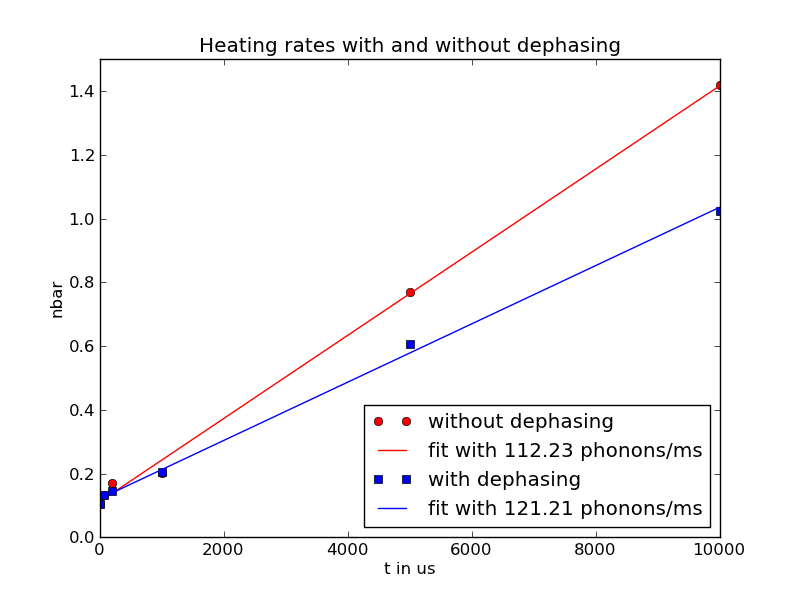

This chart was generated by the following Python code:
import labrad
import matplotlib
matplotlib.use('Qt4Agg')
from matplotlib import pyplot, pylab
import numpy as np
from scipy import optimize
from labrad import units as U

class Parameter:
    def __init__(self, value):
            self.value = value

    def set(self, value):
            self.value = value

    def __call__(self):
            return self.value
        
def fit(function, parameters, y, x = None):
    def f(params):
        i = 0
        for p in parameters:
            p.set(params[i])
            i += 1
        return y - function(x)

    if x is None: x = np.arange(y.shape[0])
    p = [param() for param in parameters]
    return optimize.leastsq(f, p)

waiting_times = [0,60,200,1000,5000,10000]
nbar_without_dephasing = [0.104341219659,0.132849600291,0.169919673967,0.200537464564,0.76912820992,1.41854604183]
nbar_with_dephasing = [0.104341219659,0.132857576981,0.144248929096,0.203999231286,0.606425354475,1.0227408143]

waiting_times = np.array(waiting_times)
nbar_without_dephasing = np.array(nbar_without_dephasing)
nbar_with_dephasing = np.array(nbar_with_dephasing)

a = Parameter(100.0)
b = Parameter(0.0)

def f(x):
    return a() * x + b() 

print 'Fitting...'
p,success = fit(f, [a,b], y = nbar_without_dephasing, x = waiting_times)
print 'Fitting DONE.'
print 1000*b(),' phonons/us' 

pyplot.plot(waiting_times,nbar_without_dephasing, 'ro',label='without dephasing')
pyplot.plot(waiting_times,f(waiting_times), 'r-',label='fit with {:.2f} phonons/ms'.format(1000*b()))
pyplot.xlim((0,10000))
pyplot.ylim((0,1.5))

print 'Fitting...'
p,success = fit(f, [a,b], y = nbar_with_dephasing, x = waiting_times)
print 'Fitting DONE.'
print 1000*b(),' phonons/ms' 

pyplot.plot(waiting_times,nbar_with_dephasing, 'bs',label='with dephasing')
pyplot.plot(waiting_times,f(waiting_times), 'b-',label='fit with {:.2f} phonons/ms'.format(1000*b()))
pyplot.xlabel('t in us')
pyplot.ylim((0,1.5))
pyplot.ylabel('nbar')
pyplot.legend(loc=4)
pyplot.title('Heating rates with and without dephasing')
pyplot.show()
